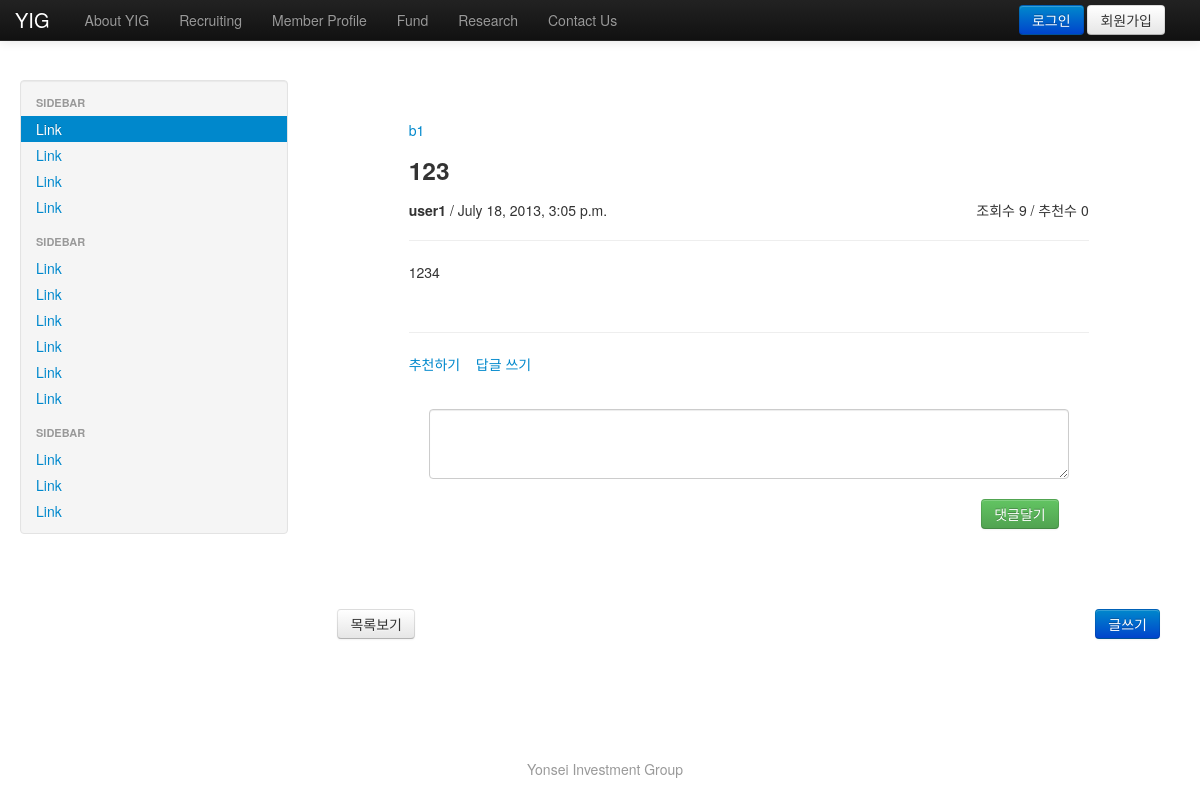
The app's page /yighub/entry/2/ (signed in) with its own data.
### yighub/models.py (models this page shows, shortened)
class Entry(models.Model):
    title = models.CharField(max_length = 200)
    content = models.TextField()
    creator = models.ForeignKey(User, related_name = 'entry_creators')
    board = models.ForeignKey(Board)
    time_created = models.DateTimeField(auto_now_add = True)
    time_last_modified = models.DateTimeField(auto_now = True)
    count_comment = models.PositiveIntegerField(default = 0)
    recommendation = models.ManyToManyField(User, related_name = 'entry_recommendations', blank = True, null = True)
    count_view = models.PositiveIntegerField(default = 0)
    count_recommendation = models.PositiveIntegerField(default = 0)
    notice = models.BooleanField(default = False)
    arrangement = models.PositiveIntegerField() # better to number or arrange_number ? number_arrange ?
    depth = models.PositiveSmallIntegerField(default = 0)
    parent = models.PositiveIntegerField(null = True, blank = True) # must be pk
    tag = models.ManyToManyField(Tag, related_name = 'entrys', blank = True, null = True)

class Board(models.Model):
    name = models.CharField(max_length = 50)
    count_entry = models.PositiveIntegerField(default = 0)
    newest_entry = models.PositiveIntegerField(null = True, blank = True)
    newest_time = models.DateTimeField(null = True, blank = True)
    participant = models.ManyToManyField(User, null = True, blank = True)
    archive = models.BooleanField(default = False)
    authority = models.CharField(max_length = 3, choices = MEMBER_LEVEL_CHOICES) # permission으로 바꾸기
    def __unicode__(self):
        return self.name

class User(models.Model):
    user_id = models.CharField(max_length = 30)
    password = models.CharField(max_length = 200)
    name = models.CharField(max_length = 30)
    date_joined = models.DateField(auto_now_add = True)
    last_login = models.DateTimeField()
    birthday = models.DateField(blank = True, null = True)
    email = models.EmailField(blank = True)
    messenger = models.CharField(max_length = 50, blank = True) # sns
    phone_number = models.PositiveIntegerField(blank = True, null = True) # force users to input only numbers, for consistency
    ordinal = models.PositiveSmallIntegerField(blank = True, null = True) # null for non-member
    level = models.CharField(max_length = 3, choices = MEMBER_LEVEL_CHOICES)
    carrer1 = models.CharField(max_length = 200, blank = True)
    carrer2 = models.CharField(max_length = 200, blank = True)
    carrer3 = models.CharField(max_length = 200, blank = True)
    carrer4 = models.CharField(max_length = 200, blank = True)
    carrer5 = models.CharField(max_length = 200, blank = True)
    self_introduction = models.TextField(blank = True)
    point = models.PositiveIntegerField(default = 0)
    profile = models.ImageField(upload_to = 'images/profiles', blank = True, ) # 내부용 null = True
    picture = models.ImageField(upload_to = 'images/pictures', blank = True, ) # 외부용 null = True
    def __unicode__(self):
        return self.name

### yighub/views.py (the view)
# urls.py: url(r'^entry/(?P<entry_id>\d+)/$', 'read', name='read') ,
def read(request, entry_id):
    permission = is_member(request)
    if permission[0] == False:
        return permission[1]
    try:
        e = Entry.objects.get(pk = entry_id)
    except Entry.DoesNotExist:
        raise Http404
    e.count_view += 1
    e.save()
    u = request.session['user']
    recommendations = e.recommendation.all()
    files = e.files.all() #File.objects.filter(entry = e)
    comments = e.comment_set.all()
    return render(request, 'yighub/read.html',
      {'user' : u,
      'entry' : e,
      'files' : files,
      'recommendations' : recommendations,
      'comments' : comments,
      },
      )

### yighub/views.py (called while the page is built)
def is_member(request):
    try:
        u = request.session['user_id']
        user = User.objects.get(user_id = u)
    except KeyError:
        return False, redirect('yighub:login')
    except User.DoesNotExist: # 세션에는 남아있지만 데이터베이스에는 없는 경우. 회원탈퇴이거나 다른 app을 쓰다 접근.
        return False, redirect('yighub:logout',)
    if user.level == 'non':
        messages.error(request, '접근 권한이 없습니다.')
        return False, render(request, 'yighub/error.html', )
    else:
        return True, None # indexing을 위해

### yighub/templates/yighub/read.html (shortened to what this page needs)
﻿{% extends "yighub/base.html" %}
{% block contents %}
<div class="row-fluid">
	<div class="span3">
		<div class="well sidebar-nav">
			<ul class="nav nav-list">
				<li class="nav-header">Sidebar</li>
				<li class="active"><a href="#">Link</a></li>
				<li><a href="#">Link</a></li>
				<li><a href="#">Link</a></li>
				<li><a href="#">Link</a></li>
				<li class="nav-header">Sidebar</li>
				<li><a href="#">Link</a></li>
				<li><a href="#">Link</a></li>
				<li><a href="#">Link</a></li>
				<li><a href="#">Link</a></li>
				<li><a href="#">Link</a></li>
				<li><a href="#">Link</a></li>
				<li class="nav-header">Sidebar</li>
				<li><a href="#">Link</a></li>
				<li><a href="#">Link</a></li>
				<li><a href="#">Link</a></li>
			</ul>
		</div>
	</div>
	<div class="span9">
		<br />	<br />
		<div class="container-fluid" style="max-width: 680px; margin-left: auto; margin-right: auto;">
			<a href="">{{ entry.board }}</a>
			<h3>{{ entry.title }}</h3>
			<span> <strong>{{ entry.creator }}</strong> / {{ entry.time_created }} </span>
			<span class="pull-right">조회수 {{ entry.count_view }} / 추천수 {{ entry.count_recommendation }} </span>
			<hr />
			{{ entry.content|linebreaks }}
			<br />
			<hr />
			<span>
				<a href = "{% url 'yighub:recommend' entry.id %}">추천하기</a>
				<a href = "{% url 'yighub:reply' entry.id %}">답글 쓰기</a>
			</span>
			<br />
			<br />
			<div style="padding: 15px 20px 5px 20px;">
				<form action = "{% url 'yighub:comment' entry.id %}" method = 'post' >
					<textarea rows="3" class="span12" name = "content"></textarea>
					<button style="margin: 10px;" class="btn btn-success pull-right" type = "submit">댓글달기</button>
				</form>
			</div>
		</div>
		<div class="row-fluid" style="margin-top: 70px">
			<div class="container-fluid">
				<span>
				<a href="{% url 'yighub:board' entry.board.id %}">
					<button type="button" class="btn">목록보기</button>
				</a>
				</span>
				<span class="pull-right">
				<a href="{% url 'yighub:create' %}">
					<button type="button" class="btn btn-primary">글쓰기</button>
				</a>
				</span>
			</div>
		</div>
	</div>
</div>
{% endblock %}

### records on screen
Entry: board "b1", title "123", creator "user1", time_created "July 18, 2013, 3:05 p.m.", count_view "9", count_recommendation "0", content "1234"
